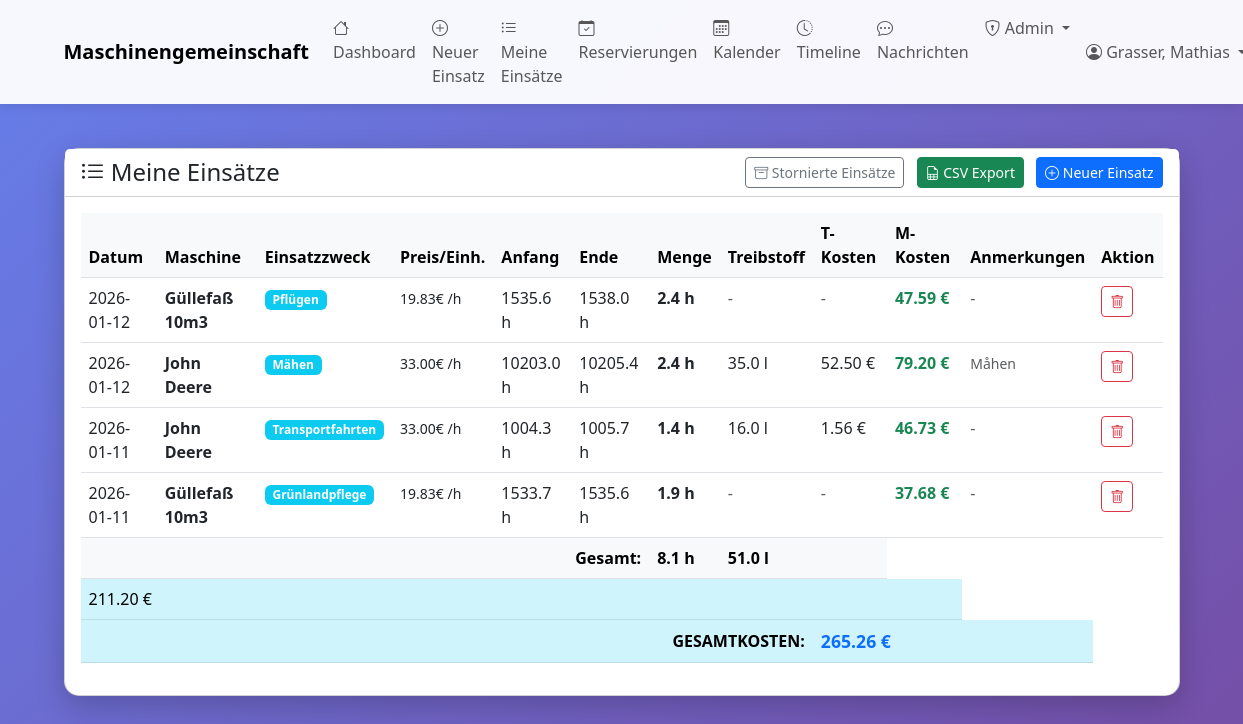
Page /meine-einsaetze (signed in) on the committed database.
### tables this page shows
CREATE TABLE maschinen (
    id INTEGER PRIMARY KEY AUTOINCREMENT,
    bezeichnung TEXT NOT NULL,
    hersteller TEXT,
    modell TEXT,
    baujahr INTEGER,
    kennzeichen TEXT,
    anschaffungsdatum DATE,
    stundenzaehler_aktuell REAL,
    naechste_wartung_bei REAL,
    aktiv BOOLEAN DEFAULT 1,
    bemerkungen TEXT
, abrechnungsart TEXT DEFAULT 'stunden', preis_pro_einheit REAL DEFAULT 0.0, wartungsintervall INTEGER DEFAULT 50, naechste_wartung REAL, anmerkungen TEXT, erfassungsmodus TEXT DEFAULT 'fortlaufend', gemeinschaft_id INTEGER DEFAULT 1 REFERENCES gemeinschaften(id), anschaffungspreis REAL DEFAULT 0.0, abschreibungsdauer_jahre INTEGER DEFAULT 10);

CREATE TABLE einsatzzwecke (
    id INTEGER PRIMARY KEY AUTOINCREMENT,
    bezeichnung TEXT NOT NULL UNIQUE,
    beschreibung TEXT,
    aktiv BOOLEAN DEFAULT 1
);

### web_app.py (the view)
@app.route('/meine-einsaetze')
@login_required
def meine_einsaetze():
    with MaschinenDBContext(DB_PATH) as db:
        einsaetze = db.get_einsaetze_by_benutzer(session['benutzer_id'])
        summe_treibstoff = sum(e.get('treibstoffkosten', 0) or 0 for e in einsaetze)
        summe_maschine = sum(e.get('kosten_berechnet', 0) or 0 for e in einsaetze)
        summe_gesamt = summe_treibstoff + summe_maschine
    return render_template('meine_einsaetze.html',
                         einsaetze=einsaetze,
                         summe_treibstoff=summe_treibstoff,
                         summe_maschine=summe_maschine,
                         summe_gesamt=summe_gesamt)

### database.py (called while the page is built)
    def connect(self):
        self.connection = sqlite3.connect(self.db_path)
        self.connection.row_factory = sqlite3.Row
        self.cursor = self.connection.cursor()

    def close(self):
        if self.connection:
            self.connection.close()

    def get_benutzer(self, benutzer_id: int) -> Optional[Dict]:
        sql = "SELECT * FROM benutzer WHERE id = ?"
        self.cursor.execute(sql, (benutzer_id,))
        row = self.cursor.fetchone()
        return dict(row) if row else None

    def get_einsaetze_by_benutzer(self, benutzer_id: int) -> List[Dict]:
        sql = "SELECT * FROM einsaetze_uebersicht WHERE benutzer LIKE ?"
        benutzer = self.get_benutzer(benutzer_id)
        if not benutzer:
            return []
        search_pattern = f"%{benutzer['name']}%"
        self.cursor.execute(sql, (search_pattern,))
        return [dict(row) for row in self.cursor.fetchall()]

    def __enter__(self):
        self.connect()
        return self

    def __exit__(self, exc_type, exc_val, exc_tb):
        if exc_type is None:
            self.connection.commit()
        else:
            self.connection.rollback()
        self.close()
        return False

### web_app.py (called while the page is built)
def login_required(f):
    @wraps(f)
    def decorated_function(*args, **kwargs):
        if 'benutzer_id' not in session:
            flash('Bitte melden Sie sich an.', 'warning')
            return redirect(url_for('login'))
        return f(*args, **kwargs)
    return decorated_function

### templates/meine_einsaetze.html (shortened to what this page needs)
{% extends "base.html" %}
{% block content %}
<div class="row mt-4">
    <div class="col-12">
        <div class="card">
            <div class="card-header bg-white d-flex justify-content-between align-items-center">
                <h4 class="mb-0">
                    <i class="bi bi-list-ul"></i> Meine Einsätze
                </h4>
                <div>
                    <a href="{{ url_for('meine_stornierten_einsaetze') }}" class="btn btn-outline-secondary btn-sm me-2">
                        <i class="bi bi-archive"></i> Stornierte Einsätze
                    </a>
                    <a href="{{ url_for('meine_einsaetze_csv') }}" class="btn btn-success btn-sm me-2">
                        <i class="bi bi-file-earmark-spreadsheet"></i> CSV Export
                    </a>
                    <a href="{{ url_for('neuer_einsatz') }}" class="btn btn-primary btn-sm">
                        <i class="bi bi-plus-circle"></i> Neuer Einsatz
                    </a>
                </div>
            </div>
            <div class="card-body">
                {% if einsaetze %}
                <div class="table-responsive">
                    <table class="table table-hover">
                        <thead class="table-light">
                            <tr>
                                <th>Datum</th>
                                <th>Maschine</th>
                                <th>Einsatzzweck</th>
                                <th>Preis/Einh.</th>
                                <th>Anfang</th>
                                <th>Ende</th>
                                <th>Menge</th>
                                <th>Treibstoff</th>
                                <th>T-Kosten</th>
                                <th>M-Kosten</th>
                                <th>Anmerkungen</th>
                                <th>Aktion</th>
                            </tr>
                        </thead>
                        <tbody>
                            {% for einsatz in einsaetze %}
                            <tr>
                                <td>{{ einsatz.datum }}</td>
                                <td>
                                    <strong>{{ einsatz.maschine }}</strong>
                                </td>
                                <td>
                                    <span class="badge bg-info">{{ einsatz.einsatzzweck }}</span>
                                </td>
                                <td>
                                    {% if einsatz.preis_pro_einheit %}
                                        <small>{{ "%.2f"|format(einsatz.preis_pro_einheit) }}€
                                        {% if einsatz.abrechnungsart == 'hektar' %}/ha
                                        {% elif einsatz.abrechnungsart == 'kilometer' %}/km
                                        {% elif einsatz.abrechnungsart == 'stueck' %}/St
                                        {% else %}/h
                                        {% endif %}
                                        </small>
                                    {% else %}
                                        <span class="text-muted">-</span>
                                    {% endif %}
                                </td>
                                <td>{{ "%.1f"|format(einsatz.anfangstand) }} h</td>
                                <td>{{ "%.1f"|format(einsatz.endstand) }} h</td>
                                <td>
                                    {% if einsatz.abrechnungsart == 'hektar' and einsatz.flaeche_menge %}
                                        <strong>{{ "%.2f"|format(einsatz.flaeche_menge) }} ha</strong>
                                    {% elif einsatz.abrechnungsart == 'kilometer' and einsatz.flaeche_menge %}
                                        <strong>{{ "%.2f"|format(einsatz.flaeche_menge) }} km</strong>
                                    {% elif einsatz.abrechnungsart == 'stueck' and einsatz.flaeche_menge %}
                                        <strong>{{ "%.0f"|format(einsatz.flaeche_menge) }} St</strong>
                                    {% else %}
                                        <strong>{{ "%.1f"|format(einsatz.betriebsstunden) }} h</strong>
                                    {% endif %}
                                </td>
                                <td>
                                    {% if einsatz.treibstoffverbrauch %}
                                        {{ "%.1f"|format(einsatz.treibstoffverbrauch) }} l
                                    {% else %}
                                        <span class="text-muted">-</span>
                                    {% endif %}
                                </td>
                                <td>
                                    {% if einsatz.treibstoffkosten %}
                                        {{ "%.2f"|format(einsatz.treibstoffkosten) }} €
                                    {% else %}
                                        <span class="text-muted">-</span>
                                    {% endif %}
                                </td>
                                <td>
                                    {% if einsatz.kosten_berechnet %}
                                        <strong class="text-success">{{ "%.2f"|format(einsatz.kosten_berechnet) }} €</strong>
                                    {% else %}
                                        <span class="text-muted">-</span>
                                    {% endif %}
                                </td>
                                <td>
                                    {% if einsatz.anmerkungen %}
                                        <small class="text-muted">{{ einsatz.anmerkungen[:50] }}{% if einsatz.anmerkungen|length > 50 %}...{% endif %}</small>
                                    {% else %}
                                        <span class="text-muted">-</span>
                                    {% endif %}
                                <td>
                                    <a href="{{ url_for('einsatz_stornieren', einsatz_id=einsatz.id) }}"
                                       class="btn btn-sm btn-outline-danger"
                                       onclick="return confirm('Soll dieser Einsatz wirklich storniert werden?')">
                                        <i class="bi bi-trash"></i>
                                    </a>
                                </td>
                                </td>
                            </tr>
                            {% endfor %}
                        </tbody>
                        <tfoot class="table-light">
                            <tr>
                                <td colspan="6" class="text-end"><strong>Gesamt:</strong></td>
                                <td><strong>{{ "%.1f"|format(einsaetze|sum(attribute='betriebsstunden')) }} h</strong></td>
                                <td>
                                    {% set treibstoff_gesamt = einsaetze|selectattr('treibstoffverbrauch')|sum(attribute='treibstoffverbrauch') %}
                                    {% if treibstoff_gesamt > 0 %}
                                        <strong>{{ "%.1f"|format(treibstoff_gesamt) }} l</strong>
                                    {% else %}
                                        -
                                    {% endif %}
                                </td>
                                <td></td>
                            </tr>
                            <tr class="table-info">
                                <td colspan="9
                                <td>
                                    <strong class="text-success">{{ "%.2f"|format(summe_maschine) }} €</strong>
                                </td>
                                <td></td>
                            </tr>
                            <tr class="table-info">
                                <td colspan="8" class="text-end"><strong>GESAMTKOSTEN:</strong></td>
                                <td colspan="3">
                                    <strong class="text-primary" style="font-size: 1.1em;">{{ "%.2f"|format(summe_gesamt) }} €</strong>
                                </td>
                            </tr>
                        </tfoot>
                    </table>
                </div>
                {% endif %}
            </div>
        </div>
    </div>
</div>
{% endblock %}

### templates/base.html (style rules this page uses)
body { min-height: 100vh; background: linear-gradient(135deg, #667eea 0%, #764ba2 100%); }
.card { border-radius: 15px; box-shadow: 0 10px 30px rgba(0,0,0,0.2); }

### rows in the picture
maschinen: datum "2026-01-12", maschine "Güllefaß 10m3", einsatzzweck "Pflügen", preis_pro_einheit "19.83", abrechnungsart "/h", anfangstand "1535.6", endstand "1538.0", betriebsstunden "2.4", kosten_berechnet "47.59", datum "2026-01-11", einsatzzweck "Grünlandpflege", anfangstand "1533.7", endstand "1535.6", betriebsstunden "1.9", kosten_berechnet "37.68"
maschinen: datum "2026-01-12", maschine "John Deere", einsatzzweck "Mähen", preis_pro_einheit "33.00", abrechnungsart "/h", anfangstand "10203.0", endstand "10205.4", betriebsstunden "2.4", treibstoffverbrauch "35.0", treibstoffkosten "52.50", kosten_berechnet "79.20", anmerkungen "Måhen", datum "2026-01-11", einsatzzweck "Transportfahrten", anfangstand "1004.3", endstand "1005.7", betriebsstunden "1.4", treibstoffverbrauch "16.0", treibstoffkosten "1.56", kosten_berechnet "46.73"

### other values in the picture
{{ session.get('benutzer_name') }} "Grasser, Mathias"
{{ "%.1f"|format(einsaetze|sum(attribute='betriebsstunden')) }} "8.1"
{{ "%.1f"|format(treibstoff_gesamt) }} "51.0"
{{ "%.2f"|format(summe_maschine) }} "211.20"
{{ "%.2f"|format(summe_gesamt) }} "265.26"
